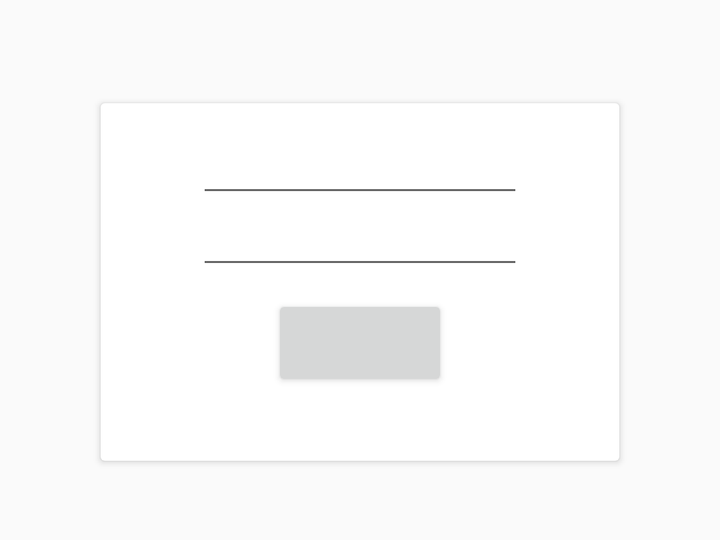
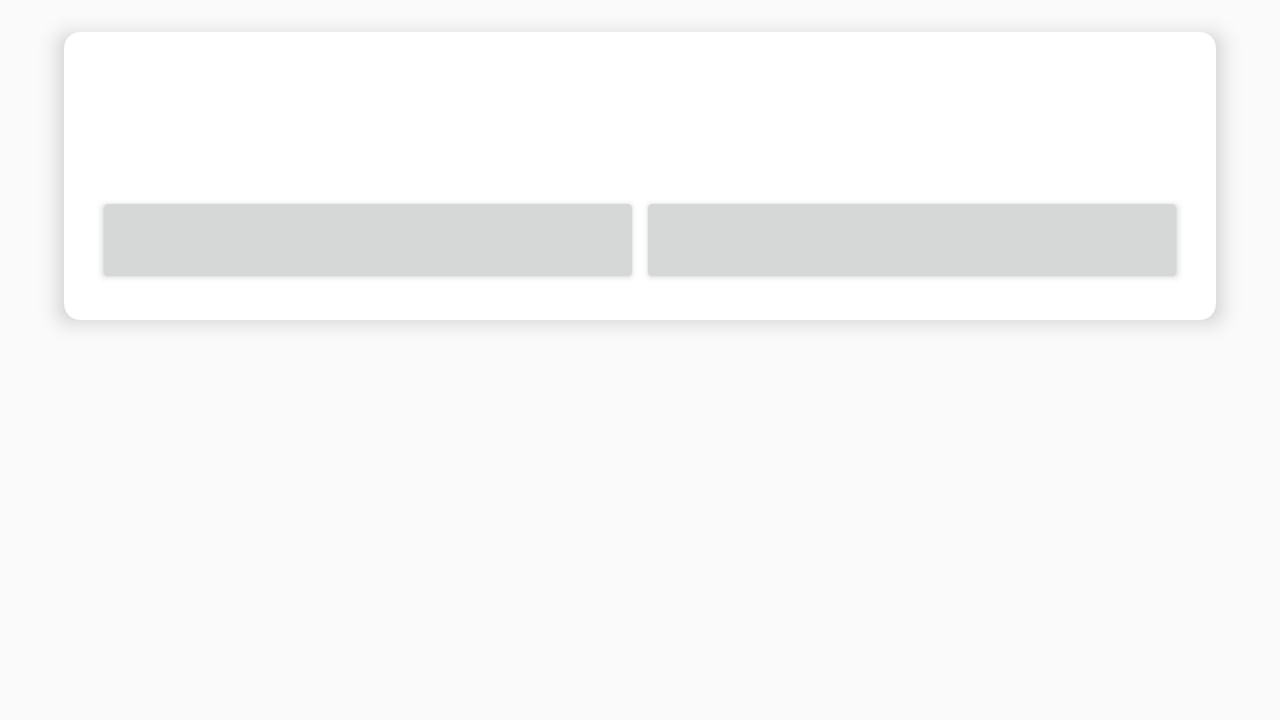

Compare how this app lays out the same screen by default and in its alternative resource folder. The renders come first, then the two layout files and the values they reference.
<!-- AndroidManifest.xml: application theme AppTheme -->
<!-- res/layout/activity_auth.xml -->
<?xml version="1.0" encoding="utf-8"?>
<android.support.constraint.ConstraintLayout android:id="@+id/clAuth"
                                             android:layout_width="match_parent"
                                             android:layout_height="wrap_content"
                                             tools:context=".activity.Auth"
                                             xmlns:android="http://schemas.android.com/apk/res/android"
                                             xmlns:app="http://schemas.android.com/apk/res-auto"
                                             xmlns:tools="http://schemas.android.com/tools">

    <ImageView android:id="@+id/ivAuthLogo"
               android:layout_width="wrap_content"
               android:layout_height="wrap_content"
               android:layout_marginTop="@dimen/_16dp"
               android:contentDescription="@string/cd_app_logo"
               app:layout_constraintHorizontal_bias="0.5"
               app:layout_constraintHorizontal_chainStyle="packed"
               app:layout_constraintTop_toTopOf="parent"
               app:layout_constraintStart_toStartOf="parent"
               app:layout_constraintEnd_toStartOf="@+id/ivAuthLogoTitle"/>

    <ImageView android:id="@+id/ivAuthLogoTitle"
               android:layout_width="@dimen/_96dp"
               android:layout_height="@dimen/_32dp"
               android:layout_marginStart="@dimen/_8dp"
               android:contentDescription="@string/cd_app_title"
               app:layout_constraintHorizontal_bias="0.5"
               app:layout_constraintTop_toTopOf="@+id/ivAuthLogo"
               app:layout_constraintBottom_toBottomOf="@+id/ivAuthLogo"
               app:layout_constraintStart_toEndOf="@+id/ivAuthLogo"
               app:layout_constraintEnd_toEndOf="parent"/>

    <android.support.v7.widget.CardView android:id="@+id/cvFragAuthSignIn"
                                        android:layout_width="wrap_content"
                                        android:layout_height="wrap_content"
                                        android:layout_marginTop="@dimen/_16dp"
                                        app:cardUseCompatPadding="true"
                                        app:layout_constraintTop_toBottomOf="@+id/ivAuthLogoTitle"
                                        app:layout_constraintEnd_toEndOf="parent"
                                        app:layout_constraintStart_toStartOf="parent">

        <android.support.constraint.ConstraintLayout android:id="@+id/clFragAuthSignIn"
                                                     android:layout_width="wrap_content"
                                                     android:layout_height="wrap_content"
                                                     android:layout_marginStart="@dimen/_48dp"
                                                     android:layout_marginEnd="@dimen/_48dp">

            <EditText android:id="@+id/etAuthSignInUsername"
                      android:labelFor="@id/etAuthSignInUsername"
                      android:layout_width="wrap_content"
                      android:layout_height="wrap_content"
                      android:layout_marginTop="@dimen/_16dp"
                      android:inputType="textEmailAddress"
                      android:textSize="@dimen/_14sp"
                      android:ems="10"
                      android:maxLines="1"
                      tools:ignore="Autofill"
                      app:layout_constraintTop_toTopOf="parent"
                      app:layout_constraintStart_toStartOf="parent"
                      app:layout_constraintEnd_toEndOf="parent"/>

            <EditText android:id="@+id/etAuthSignInPassword"
                      android:labelFor="@id/etAuthSignInPassword"
                      android:layout_width="wrap_content"
                      android:layout_height="wrap_content"
                      android:inputType="textPassword"
                      android:textSize="@dimen/_14sp"
                      android:ems="10"
                      android:maxLines="1"
                      tools:ignore="Autofill"
                      app:layout_constraintTop_toBottomOf="@+id/etAuthSignInUsername"
                      app:layout_constraintEnd_toEndOf="parent"
                      app:layout_constraintStart_toStartOf="parent"/>

            <Button android:id="@+id/btnAuthSignIn"
                    android:layout_width="wrap_content"
                    android:layout_height="wrap_content"
                    android:layout_marginTop="@dimen/_8dp"
                    app:layout_constraintTop_toBottomOf="@+id/etAuthSignInPassword"
                    app:layout_constraintEnd_toEndOf="parent"
                    app:layout_constraintStart_toStartOf="parent"/>

            <TextView android:id="@+id/tvAuthSignUp"
                      android:layout_width="wrap_content"
                      android:layout_height="wrap_content"
                      android:layout_marginTop="@dimen/_8dp"
                      android:layout_marginBottom="@dimen/_8dp"
                      app:layout_constraintTop_toBottomOf="@+id/btnAuthSignIn"
                      app:layout_constraintEnd_toEndOf="parent"
                      app:layout_constraintStart_toStartOf="parent"
                      app:layout_constraintBottom_toBottomOf="parent"/>

        </android.support.constraint.ConstraintLayout>

    </android.support.v7.widget.CardView>

    <android.support.v7.widget.CardView android:id="@+id/cvFragAuthSignUp"
                                        android:layout_width="wrap_content"
                                        android:layout_height="wrap_content"
                                        android:layout_marginTop="@dimen/_16dp"
                                        app:cardUseCompatPadding="true"
                                        app:layout_constraintTop_toBottomOf="@+id/ivAuthLogoTitle"
                                        app:layout_constraintStart_toEndOf="parent">

        <android.support.constraint.ConstraintLayout android:id="@+id/clFragAuthSignUp"
                                                     android:layout_width="wrap_content"
                                                     android:layout_height="wrap_content"
                                                     android:layout_marginStart="@dimen/_48dp"
                                                     android:layout_marginEnd="@dimen/_48dp">

            <EditText android:id="@+id/etAuthSignUpUsername"
                      android:labelFor="@id/etAuthSignUpUsername"
                      android:layout_width="wrap_content"
                      android:layout_height="wrap_content"
                      android:layout_marginTop="@dimen/_16dp"
                      android:inputType="text"
                      android:textSize="@dimen/_14sp"
                      android:ems="10"
                      android:maxLines="1"
                      tools:ignore="Autofill"
                      app:layout_constraintTop_toTopOf="parent"
                      app:layout_constraintStart_toStartOf="parent"
                      app:layout_constraintEnd_toEndOf="parent"/>

            <EditText android:id="@+id/etAuthSignUpEmail"
                      android:labelFor="@id/etAuthSignUpEmail"
                      android:layout_width="wrap_content"
                      android:layout_height="wrap_content"
                      android:inputType="textEmailAddress"
                      android:textSize="@dimen/_14sp"
                      android:ems="10"
                      android:maxLines="1"
                      tools:ignore="Autofill"
                      app:layout_constraintTop_toBottomOf="@+id/etAuthSignUpUsername"
                      app:layout_constraintStart_toStartOf="parent"
                      app:layout_constraintEnd_toEndOf="parent"/>

            <EditText android:id="@+id/etAuthSignUpPassword"
                      android:labelFor="@id/etAuthSignUpPassword"
                      android:layout_width="wrap_content"
                      android:layout_height="wrap_content"
                      android:inputType="textPassword"
                      android:textSize="@dimen/_14sp"
                      android:ems="10"
                      android:maxLines="1"
                      tools:ignore="Autofill"
                      app:layout_constraintTop_toBottomOf="@+id/etAuthSignUpEmail"
                      app:layout_constraintEnd_toEndOf="parent"
                      app:layout_constraintStart_toStartOf="parent"/>

            <Button android:id="@+id/btnAuthSignUp"
                    android:layout_width="wrap_content"
                    android:layout_height="wrap_content"
                    android:layout_marginTop="@dimen/_8dp"
                    app:layout_constraintTop_toBottomOf="@+id/etAuthSignUpPassword"
                    app:layout_constraintEnd_toEndOf="parent"
                    app:layout_constraintStart_toStartOf="parent"/>

            <TextView android:id="@+id/tvAuthSignIn"
                      android:layout_width="wrap_content"
                      android:layout_height="wrap_content"
                      android:layout_marginTop="@dimen/_8dp"
                      android:layout_marginBottom="@dimen/_8dp"
                      app:layout_constraintTop_toBottomOf="@+id/btnAuthSignUp"
                      app:layout_constraintBottom_toBottomOf="parent"
                      app:layout_constraintStart_toStartOf="parent"
                      app:layout_constraintEnd_toEndOf="parent"/>

        </android.support.constraint.ConstraintLayout>

    </android.support.v7.widget.CardView>

</android.support.constraint.ConstraintLayout>
<!-- resources referenced by this layout -->
<resources>
  <dimen name="_14sp">14sp</dimen>
  <dimen name="_16dp">16dp</dimen>
  <dimen name="_32dp">32dp</dimen>
  <dimen name="_48dp">48dp</dimen>
  <dimen name="_8dp">8dp</dimen>
  <dimen name="_96dp">96dp</dimen>
  <string name="cd_app_logo">App Logo</string>
  <string name="cd_app_title">App Title</string>
  <style name="AppTheme" parent="Theme.AppCompat.Light.NoActionBar">
          
          <item name="colorPrimary">@color/colorPrimary</item>
          <item name="colorPrimaryDark">@color/colorPrimaryDark</item>
          <item name="colorAccent">@color/colorAccent</item>
      </style>
  <color name="colorPrimary">#3B9EC2</color>
  <color name="colorPrimaryDark">#3B9EC2</color>
  <color name="colorAccent">#e3f2fd</color>
</resources>
<!-- res/layout-normal-land/activity_auth.xml (the repository's variant of the layout above) -->
<!-- drawn on the phone turned sideways -->
<?xml version="1.0" encoding="utf-8"?>
<android.support.constraint.ConstraintLayout android:id="@+id/clAuthParent"
                                             android:layout_width="match_parent"
                                             android:layout_height="match_parent"
                                             tools:context=".activity.Auth"
                                             xmlns:android="http://schemas.android.com/apk/res/android"
                                             xmlns:app="http://schemas.android.com/apk/res-auto"
                                             xmlns:tools="http://schemas.android.com/tools">

    <android.support.constraint.ConstraintLayout android:id="@+id/clAuthDialog"
                                                 android:layout_width="match_parent"
                                                 android:layout_height="wrap_content"
                                                 android:layout_marginStart="@dimen/_16dp"
                                                 android:layout_marginEnd="@dimen/_16dp"
                                                 app:layout_constraintTop_toTopOf="parent"
                                                 app:layout_constraintStart_toStartOf="parent"
                                                 app:layout_constraintEnd_toEndOf="parent">

        <android.support.v7.widget.CardView android:id="@+id/cvAuthDialog"
                                            android:layout_width="match_parent"
                                            android:layout_height="wrap_content"
                                            android:layout_marginStart="@dimen/_16dp"
                                            android:layout_marginEnd="@dimen/_16dp"
                                            android:layout_marginBottom="@dimen/_16dp"
                                            android:layout_marginTop="@dimen/_16dp"
                                            app:cardCornerRadius="@dimen/_8dp"
                                            app:cardElevation="@dimen/_6dp"
                                            app:layout_constraintTop_toTopOf="parent"
                                            app:layout_constraintStart_toStartOf="parent"
                                            app:layout_constraintEnd_toEndOf="parent"
                                            app:layout_constraintBottom_toBottomOf="parent">

            <android.support.constraint.ConstraintLayout android:layout_width="match_parent"
                                                         android:layout_height="match_parent"
                                                         android:layout_marginStart="@dimen/_16dp"
                                                         android:layout_marginEnd="@dimen/_16dp"
                                                         android:layout_marginTop="@dimen/_16dp"
                                                         android:layout_marginBottom="@dimen/_16dp"
                                                         app:layout_constraintTop_toTopOf="parent"
                                                         app:layout_constraintBottom_toBottomOf="parent"
                                                         app:layout_constraintStart_toStartOf="parent"
                                                         app:layout_constraintEnd_toEndOf="parent">

                <ImageView android:id="@+id/ivAuthLogo"
                           android:layout_width="@dimen/_48dp"
                           android:layout_height="@dimen/_48dp"
                           android:contentDescription="@string/cd_app_logo"
                           app:layout_constraintHorizontal_bias="0.5"
                           app:layout_constraintHorizontal_chainStyle="packed"
                           app:layout_constraintStart_toStartOf="parent"
                           app:layout_constraintEnd_toStartOf="@+id/ivAuthLogoTitle"
                           app:layout_constraintTop_toTopOf="parent"/>

                <ImageView android:id="@+id/ivAuthLogoTitle"
                           android:layout_width="@dimen/_96dp"
                           android:layout_height="@dimen/_32dp"
                           android:contentDescription="@string/cd_app_title"
                           android:layout_marginStart="@dimen/_16dp"
                           app:layout_constraintHorizontal_bias="0.5"
                           app:layout_constraintTop_toTopOf="@+id/ivAuthLogo"
                           app:layout_constraintBottom_toBottomOf="@+id/ivAuthLogo"
                           app:layout_constraintStart_toEndOf="@+id/ivAuthLogo"
                           app:layout_constraintEnd_toEndOf="parent"/>

                <Button android:id="@+id/btnSignIn"
                        android:layout_width="0dp"
                        android:layout_height="wrap_content"
                        android:layout_marginTop="@dimen/_16dp"
                        app:layout_constraintHorizontal_bias="0.5"
                        app:layout_constraintStart_toStartOf="parent"
                        app:layout_constraintEnd_toStartOf="@+id/btnSignUp"
                        app:layout_constraintTop_toBottomOf="@+id/ivAuthLogo"
                        app:layout_constraintBottom_toBottomOf="parent"/>

                <Button android:id="@+id/btnSignUp"
                        android:layout_width="0dp"
                        android:layout_height="wrap_content"
                        android:layout_marginTop="@dimen/_16dp"
                        app:layout_constraintHorizontal_bias="0.5"
                        app:layout_constraintStart_toEndOf="@+id/btnSignIn"
                        app:layout_constraintEnd_toEndOf="parent"
                        app:layout_constraintBottom_toBottomOf="parent"
                        app:layout_constraintTop_toBottomOf="@+id/ivAuthLogo"/>

            </android.support.constraint.ConstraintLayout>

        </android.support.v7.widget.CardView>

    </android.support.constraint.ConstraintLayout>

    <android.support.constraint.ConstraintLayout android:id="@+id/clAuthDialogSignIn"
                                                 android:layout_width="match_parent"
                                                 android:layout_height="wrap_content"
                                                 android:layout_marginStart="@dimen/_16dp"
                                                 android:layout_marginEnd="@dimen/_16dp"
                                                 app:layout_constraintEnd_toStartOf="parent"
                                                 app:layout_constraintStart_toStartOf="parent"
                                                 app:layout_constraintTop_toBottomOf="parent">

        <android.support.v7.widget.CardView android:id="@+id/cvAuthDialogSignIn"
                                            android:layout_width="0dp"
                                            android:layout_height="wrap_content"
                                            android:layout_marginStart="@dimen/_16dp"
                                            android:layout_marginEnd="@dimen/_16dp"
                                            android:layout_marginBottom="@dimen/_8dp"
                                            app:cardCornerRadius="@dimen/_8dp"
                                            app:cardElevation="@dimen/_6dp"
                                            app:layout_constraintEnd_toEndOf="parent"
                                            app:layout_constraintStart_toStartOf="parent"
                                            app:layout_constraintBottom_toBottomOf="parent"
                                            app:layout_constraintTop_toTopOf="parent">

            <android.support.constraint.ConstraintLayout android:layout_width="match_parent"
                                                         android:layout_height="wrap_content">

                <EditText android:id="@+id/etAuthDialogUsernameSignIn"
                          android:labelFor="@id/etAuthDialogUsernameSignIn"
                          android:layout_width="wrap_content"
                          android:layout_height="wrap_content"
                          android:layout_marginStart="@dimen/_16dp"
                          android:layout_marginTop="@dimen/_16dp"
                          android:inputType="textEmailAddress"
                          android:textSize="@dimen/_14sp"
                          android:textAlignment="center"
                          android:ems="10"
                          android:maxLines="1"
                          tools:ignore="Autofill"
                          app:layout_constraintHorizontal_bias="0.5"
                          app:layout_constraintStart_toStartOf="parent"
                          app:layout_constraintEnd_toStartOf="@+id/etAuthDialogPasswordSignIn"
                          app:layout_constraintTop_toTopOf="parent"/>

                <EditText android:id="@+id/etAuthDialogPasswordSignIn"
                          android:labelFor="@id/etAuthDialogPasswordSignIn"
                          android:layout_width="wrap_content"
                          android:layout_height="wrap_content"
                          android:layout_marginTop="@dimen/_16dp"
                          android:layout_marginEnd="@dimen/_16dp"
                          android:inputType="textPassword"
                          android:textSize="@dimen/_14sp"
                          android:textAlignment="center"
                          android:ems="10"
                          android:maxLines="1"
                          tools:ignore="Autofill"
                          app:layout_constraintHorizontal_bias="0.5"
                          app:layout_constraintEnd_toEndOf="parent"
                          app:layout_constraintStart_toEndOf="@+id/etAuthDialogUsernameSignIn"
                          app:layout_constraintTop_toTopOf="parent"/>

                <Button android:id="@+id/btnAuthDialogSignIn"
                        android:layout_width="0dp"
                        android:layout_height="wrap_content"
                        android:layout_marginStart="@dimen/_80dp"
                        android:layout_marginEnd="@dimen/_80dp"
                        android:layout_marginBottom="@dimen/_16dp"
                        android:layout_marginTop="@dimen/_16dp"
                        app:layout_constraintTop_toBottomOf="@+id/etAuthDialogPasswordSignIn"
                        app:layout_constraintBottom_toBottomOf="parent"
                        app:layout_constraintEnd_toEndOf="parent"
                        app:layout_constraintStart_toStartOf="parent"/>

            </android.support.constraint.ConstraintLayout>

        </android.support.v7.widget.CardView>

    </android.support.constraint.ConstraintLayout>

    <android.support.constraint.ConstraintLayout android:id="@+id/clAuthDialogSignUp"
                                                 android:layout_width="match_parent"
                                                 android:layout_height="wrap_content"
                                                 android:layout_marginStart="@dimen/_16dp"
                                                 android:layout_marginEnd="@dimen/_16dp"
                                                 app:layout_constraintEnd_toEndOf="parent"
                                                 app:layout_constraintStart_toStartOf="parent"
                                                 app:layout_constraintTop_toBottomOf="parent">

        <android.support.v7.widget.CardView android:id="@+id/cvAuthDialogSignUp"
                                            android:layout_width="0dp"
                                            android:layout_height="wrap_content"
                                            android:layout_marginStart="@dimen/_16dp"
                                            android:layout_marginEnd="@dimen/_16dp"
                                            android:layout_marginBottom="@dimen/_8dp"
                                            app:cardCornerRadius="@dimen/_8dp"
                                            app:cardElevation="@dimen/_6dp"
                                            app:layout_constraintEnd_toEndOf="parent"
                                            app:layout_constraintStart_toStartOf="parent"
                                            app:layout_constraintBottom_toBottomOf="parent"
                                            app:layout_constraintTop_toTopOf="parent">

            <android.support.constraint.ConstraintLayout android:layout_width="match_parent"
                                                         android:layout_height="wrap_content">

                <EditText android:id="@+id/etAuthDialogUsernameSignUp"
                          android:labelFor="@id/etAuthDialogUsernameSignUp"
                          android:layout_width="0dp"
                          android:layout_height="wrap_content"
                          android:layout_marginStart="@dimen/_32dp"
                          android:layout_marginEnd="@dimen/_32dp"
                          android:layout_marginTop="@dimen/_16dp"
                          android:inputType="text"
                          android:textSize="@dimen/_14sp"
                          android:textAlignment="center"
                          android:ems="10"
                          android:maxLines="1"
                          tools:ignore="Autofill"
                          app:layout_constraintHorizontal_bias="0.5"
                          app:layout_constraintStart_toStartOf="parent"
                          app:layout_constraintEnd_toStartOf="@+id/etAuthDialogEmailSignUp"
                          app:layout_constraintHorizontal_chainStyle="spread_inside"
                          app:layout_constraintTop_toTopOf="parent"/>

                <EditText android:id="@+id/etAuthDialogEmailSignUp"
                          android:labelFor="@id/etAuthDialogEmailSignUp"
                          android:layout_width="0dp"
                          android:layout_height="wrap_content"
                          android:layout_marginTop="@dimen/_16dp"
                          android:inputType="textEmailAddress"
                          android:textSize="@dimen/_14sp"
                          android:textAlignment="center"
                          android:ems="10"
                          android:maxLines="1"
                          tools:ignore="Autofill"
                          app:layout_constraintHorizontal_bias="0.5"
                          app:layout_constraintStart_toEndOf="@+id/etAuthDialogUsernameSignUp"
                          app:layout_constraintEnd_toStartOf="@+id/etAuthDialogPasswordSignUp"
                          app:layout_constraintTop_toTopOf="parent"/>

                <EditText android:id="@+id/etAuthDialogPasswordSignUp"
                          android:labelFor="@id/etAuthDialogPasswordSignUp"
                          android:layout_width="0dp"
                          android:layout_height="wrap_content"
                          android:layout_marginTop="@dimen/_16dp"
                          android:layout_marginEnd="@dimen/_32dp"
                          android:layout_marginStart="@dimen/_32dp"
                          android:inputType="textPassword"
                          android:textSize="@dimen/_14sp"
                          android:textAlignment="center"
                          android:ems="10"
                          android:maxLines="1"
                          tools:ignore="Autofill"
                          app:layout_constraintHorizontal_bias="0.5"
                          app:layout_constraintEnd_toEndOf="parent"
                          app:layout_constraintStart_toEndOf="@+id/etAuthDialogEmailSignUp"
                          app:layout_constraintTop_toTopOf="parent"/>

                <Button android:id="@+id/btnAuthDialogSignUp"
                        android:layout_width="0dp"
                        android:layout_height="wrap_content"
                        android:layout_marginTop="@dimen/_16dp"
                        android:layout_marginStart="@dimen/_80dp"
                        android:layout_marginEnd="@dimen/_80dp"
                        android:layout_marginBottom="@dimen/_16dp"
                        app:layout_constraintTop_toBottomOf="@+id/etAuthDialogPasswordSignUp"
                        app:layout_constraintBottom_toBottomOf="parent"
                        app:layout_constraintEnd_toEndOf="parent"
                        app:layout_constraintStart_toStartOf="parent"/>

            </android.support.constraint.ConstraintLayout>

        </android.support.v7.widget.CardView>

    </android.support.constraint.ConstraintLayout>

</android.support.constraint.ConstraintLayout>
<!-- resources referenced by the variant -->
<!-- as the phone turned sideways resolves them -->
<resources>
  <dimen name="_14sp">14sp</dimen>
  <dimen name="_16dp">16dp</dimen>
  <dimen name="_32dp">32dp</dimen>
  <dimen name="_48dp">48dp</dimen>
  <dimen name="_6dp">6dp</dimen>
  <dimen name="_80dp">80dp</dimen>
  <dimen name="_8dp">8dp</dimen>
  <dimen name="_96dp">96dp</dimen>
  <string name="cd_app_logo">App Logo</string>
  <string name="cd_app_title">App Title</string>
  <style name="AppTheme" parent="Theme.AppCompat.Light.NoActionBar">
          
          <item name="colorPrimary">@color/colorPrimary</item>
          <item name="colorPrimaryDark">@color/colorPrimaryDark</item>
          <item name="colorAccent">@color/colorAccent</item>
      </style>
  <color name="colorPrimary">#3B9EC2</color>
  <color name="colorPrimaryDark">#3B9EC2</color>
  <color name="colorAccent">#e3f2fd</color>
</resources>
